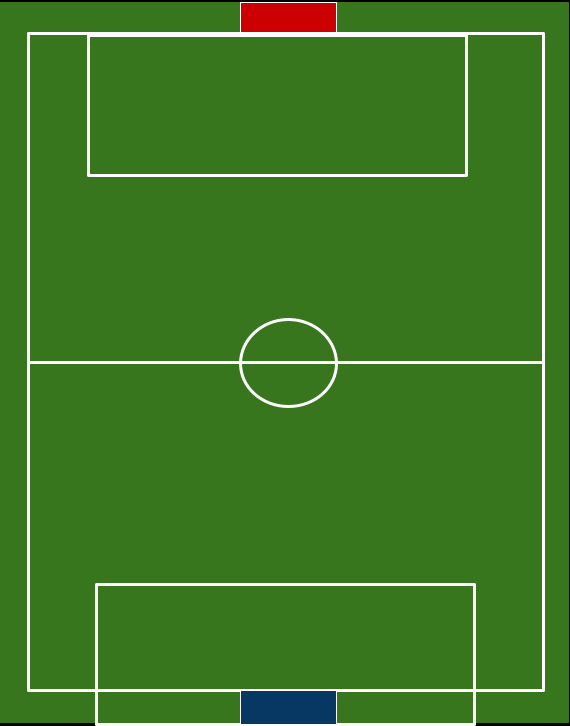
#> input picture AI2_Assignment1_T3_2021.png, 570 x 726 px, found by its file name
$ python Soccer.py
#> lines starting #> are read from the running program, lines starting #| are printed output that depends on the picture; long printed decimals are rounded
from PIL import Image
from IPython.display import display
import cv2
import random
import numpy as np


def sensingTheField():

    imported_Img = Image.open("C:/Users/Gaurav Arya/Desktop/Assignment 1/AI2_Assignment1_T3_2021.PNG")
#> imported_Img is the input picture: PIL image 570x726 RGBA; mean R, G, B, A 63.6, 121.1, 37.5, 255
    pixels = imported_Img.load()
    s = imported_Img.size
#> s = (570, 726)

    verLine = 2
    lastEnding = 0
    i=0
    starting = 0
    ending = 0
    halfStarting = 0
    halfEnding = 0
    while(i<s[0]):
        if(pixels[i,50]==(255,255,255,255)):

            verLine = verLine -1

            j= i

            while(pixels[j,50]==(255,255,255,255)):
                j=j+1
            lastEnding =j-1
            if(verLine == 1):
                halfStarting = lastEnding + 1
            elif(verLine == 0):
                starting = lastEnding + 1
            elif(verLine == -1):
                ending = i-1
            elif(verLine == -2):
                halfEnding = i-1


            i = lastEnding

        i=i+1
#> after the loop, ending = 464; halfEnding = 541; halfStarting = 30; i = 570; j = 545; lastEnding = 544; starting = 90; verLine = -2


    verLine = 1
    lastEnding = 0
    i=0
    starting1 = 0
    ending1 = 0
    halfStarting1 = 0
    halfEnding1 = 0
    while(i<s[1]):
        if(pixels[100,i]==(255,255,255,255)):

            verLine = verLine -1

            j= i

            while(j<s[1] and pixels[100,j]==(255,255,255,255)):
                j=j+1
            lastEnding =j-1
            if(verLine == 0):
                starting1 = lastEnding + 1
            elif(verLine == -1):
                ending1 = i-1
                halfStarting1 = lastEnding + 1
            elif(verLine == -2):
                halfEnding1 = i - 1


            i = lastEnding

        i=i+1
#> after the loop, ending1 = 173; halfEnding1 = 360; halfStarting1 = 177; i = 726; j = 726; lastEnding = 725; starting1 = 37; verLine = -5

    return (starting,starting1,ending,ending1,halfStarting,halfStarting1,halfEnding,halfEnding1)

def markingPlayers(starting,starting1,ending,ending1,halfStarting,halfStarting1,halfEnding,halfEnding1):

    image = cv2.imread("C:/Users/Gaurav Arya/Desktop/Assignment 1/AI2_Assignment1_T3_2021.PNG")

    center_coordinates = (120, 50)
    radius = 20
    color = (255, 0, 0)
    thickness = -1

    B1 = (random.randint(starting+20,ending-20),random.randint(starting1+20,ending1-20))
    R1 = (random.randint(starting+20,ending-20),random.randint(starting1+20,ending1-20))
    while(True):
        point1 = np.array(R1)
        point2 = np.array(B1)
        dist1 = np.linalg.norm(point1 - point2)
        if(dist1>2*radius):
            break
        R1 = (random.randint(starting+20,ending-20),random.randint(starting1+20,ending1-20))

    image = cv2.circle(image,B1, radius, (255, 0, 0), thickness)
    image = cv2.putText(image, "B1", (B1[0]-14,B1[1]+10), cv2.FONT_HERSHEY_TRIPLEX, 0.8, (255,255,255), 1, cv2.LINE_AA)

    image = cv2.circle(image,R1 , radius, (0,0,255), thickness)
    image = cv2.putText(image, "R1", (R1[0]-14,R1[1]+10), cv2.FONT_HERSHEY_TRIPLEX, 0.8, (255,255,255), 1, cv2.LINE_AA)


    B2 = (random.randint(halfStarting+20,halfEnding-20),random.randint(halfStarting1+20,halfEnding1-20))
    R2 = (random.randint(halfStarting+20,halfEnding-20),random.randint(halfStarting1+20,halfEnding1-20))
    while(True):
        point1 = np.array(R2)
        point2 = np.array(B2)
        dist1 = np.linalg.norm(point1 - point2)
        if(dist1>2*radius):
            break
        R2 = (random.randint(halfStarting+20,halfEnding-20),random.randint(halfStarting1+20,halfEnding1-20))
    image = cv2.circle(image, B2 , radius, (255, 0, 0), thickness)
    image = cv2.putText(image, "B2", (B2[0]-14,B2[1]+10), cv2.FONT_HERSHEY_TRIPLEX, 0.8, (255,255,255), 1, cv2.LINE_AA)
    image = cv2.circle(image, R2, radius, (0,0,255), thickness)
    image = cv2.putText(image, "R2", (R2[0]-14,R2[1]+10), cv2.FONT_HERSHEY_TRIPLEX, 0.8, (255,255,255), 1, cv2.LINE_AA)

    B3 = (random.randint(halfStarting+20,halfEnding-20),random.randint(halfStarting1+20,halfEnding1-20))
    while(True):
        point1 = np.array(R2)
        point2 = np.array(B2)
        point3 = np.array(B3)
        dist1 = np.linalg.norm(point1 - point3)
        dist2 = np.linalg.norm(point2 - point3)

        if(dist1>2*radius and dist2>2*radius):
            break
        B3 = (random.randint(halfStarting+20,halfEnding-20),random.randint(halfStarting1+20,halfEnding1-20))

    R3 = (random.randint(halfStarting+20,halfEnding-20),random.randint(halfStarting1+20,halfEnding1-20))
    while(True):
        point1 = np.array(R2)
        point2 = np.array(B3)
        point3 = np.array(B2)
        point4 = np.array(R3)
        dist1 = np.linalg.norm(point1 - point4)
        dist2 = np.linalg.norm(point2 - point4)
        dist3 = np.linalg.norm(point3 - point4)
        if(dist1>2*radius and dist2>2*radius and dist3>2*radius):
            break
        R3 = (random.randint(halfStarting+20,halfEnding-20),random.randint(halfStarting1+20,halfEnding1-20))
    image = cv2.circle(image, B3, radius, (255, 0, 0), thickness)
    image = cv2.putText(image, "B3", (B3[0]-14,B3[1]+10), cv2.FONT_HERSHEY_TRIPLEX, 0.8, (255,255,255), 1, cv2.LINE_AA)
    image = cv2.circle(image, R3, radius, (0,0,255), thickness)
    image = cv2.putText(image, "R3", (R3[0]-14,R3[1]+10), cv2.FONT_HERSHEY_TRIPLEX, 0.8, (255,255,255), 1, cv2.LINE_AA)

    B4 = (285, 395)
    image = cv2.circle(image, B4, radius, (255, 0, 0), thickness)
    image = cv2.putText(image, "B4", (B4[0]-14,B4[1]+10), cv2.FONT_HERSHEY_TRIPLEX, 0.8, (255,255,255), 1, cv2.LINE_AA)
    return (B1,B2,B3,B4,R1,R2,R3,image)

def AllPathComputation(weights,allPossiblePoints,Goal,B4):

    Current = B4
    point = np.array(Current)
    matrixDistance = []
    comparePoints = [[B1,True],[B2,True],[B3,True],[B4,False],[Goal,False]]
    oppositePlayers = [R1,R2,R3]
    closestRedDistance = []
    goalDistances = []

    for i in comparePoints:
        if(i[1]):
            pointTemp = np.array(i[0])
            dist = np.linalg.norm(point-pointTemp)
            matrixDistance.append([dist,i[0]])

            d = np.linalg.norm(pointTemp-np.array(Goal)) + 1
            goalDistances.append([d,i[0]])

            minDistance = 999999999
            for j in oppositePlayers:
                pointRed = np.array(j)
                redDistance = np.linalg.norm(pointTemp-pointRed)
                if(redDistance<minDistance):
                    minDistance=redDistance
            closestRedDistance.append([1/minDistance,i[0]])

    normalizedDistance = getNormalized(matrixDistance)
    normalizedOppDistance = getNormalized(closestRedDistance)
    normalizedGoalDistance = getNormalized(goalDistances)

    combineNormalizedDistance = combine(weights[0],normalizedDistance,weights[1],normalizedOppDistance,weights[2],normalizedGoalDistance)

    Visted = []
    Visted.append(B4)
    for k in combineNormalizedDistance:
        Utility = k[0]
        n = k[1]
        Visted.append(n)
        recursiveAllPathComputation(Visted,Utility,Goal,allPossiblePoints,oppositePlayers)
        Visted.pop(len(Visted)-1)

    return

def recursiveAllPathComputation(Visited,Utility,Goal,allPossiblePoints,oppositePlayers):
    if(Visited[len(Visited)-1]==Goal):
        xx = []
        for i in Visited:
            xx.append(i)
        xx.append(Utility)
        allPath.append(xx)
        return
    else:

        curr = Visited[len(Visited)-1]
        point = np.array(curr)
        matrixDistance = []
        closestRedDistance = []
        goalDistances =[]

        for i in allPossiblePoints:
            if(i not in Visited):
                pointTemp = np.array(i)
                dist = np.linalg.norm(point-pointTemp)
                matrixDistance.append([dist,i])

                d = np.linalg.norm(pointTemp-np.array(Goal)) + 1
                goalDistances.append([d,i])
                minDistance = 999999999
                for j in oppositePlayers:
                    pointRed = np.array(j)
                    redDistance = np.linalg.norm(pointTemp-pointRed)
                    if(redDistance<minDistance):
                        minDistance=redDistance
                closestRedDistance.append([1/minDistance,i])

        normalizedDistanceBestPath = getNormalized(matrixDistance)
        normalizedOppDistanceBestPath = getNormalized(closestRedDistance)
        normalizedGoalDistanceBestPath = getNormalized(goalDistances)
        combineNormalizedDistanceBestPath = combine(Distance,normalizedDistanceBestPath,nearRedPlayerDistance,normalizedOppDistanceBestPath,GoalDistance,normalizedGoalDistanceBestPath)

        for i in combineNormalizedDistanceBestPath:
            Visited.append(i[1])
            Utility = Utility + i[0]
            recursiveAllPathComputation(Visited,Utility,Goal,allPossiblePoints,oppositePlayers)
            Visited.pop(len(Visited)-1)
            Utility = Utility - i[0]

        return

def getNormalized(Matrix):

    maxDistance = -1
    for i in Matrix:
        if(maxDistance<i[0]):
            maxDistance = i[0]

    for i in Matrix:
        i[0]= i[0]/maxDistance

    return Matrix

def combine(Distance,normalizedDistance,nearRedPlayerDistance,normalizedOppDistance,GoalDistance,normalizedGoalDistance):
    combinedDistance =[]
    for i in range(0,len(normalizedDistance)):
        combinedDistance.append((-1*(normalizedDistance[i][0]*Distance + normalizedOppDistance[i][0]*nearRedPlayerDistance + normalizedGoalDistance[i][0]*GoalDistance),normalizedDistance[i][1]))
    return combinedDistance

def identifyingTop2Paths(Allpaths):
    bestPathindex = 0
    Utility_bestPathindex = -9999999
    best2ndPathindex = 0
    Utility_best2ndPathindex = -999999

    for i in range(0,len(Allpaths)):
        u = Allpaths[i][len(Allpaths[i])-1]
        if(u>Utility_bestPathindex):
            Utility_best2ndPathindex = Utility_bestPathindex
            best2ndPathindex =  bestPathindex
            Utility_bestPathindex =  u
            bestPathindex = i
        elif(u>Utility_best2ndPathindex):
            Utility_best2ndPathindex = u
            best2ndPathindex =  i

    return (bestPathindex,Utility_bestPathindex,best2ndPathindex,Utility_best2ndPathindex)

(starting,starting1,ending,ending1,halfStarting,halfStarting1,halfEnding,halfEnding1) = sensingTheField()
#> starting = 90; starting1 = 37; ending = 464; ending1 = 173; halfStarting = 30; halfStarting1 = 177; halfEnding = 541; halfEnding1 = 360
(B1,B2,B3,B4,R1,R2,R3,image_withoutBall) = markingPlayers(starting,starting1,ending,ending1,halfStarting,halfStarting1,halfEnding,halfEnding1)
#> in markingPlayers, `B1 = (random.randint(starting+20,ending-20),random.randint(starting1+2..`: B1 = (307, 110)
#> in markingPlayers, `R1 = (random.randint(starting+20,ending-20),random.randint(starting1+2..`: R1 = (130, 90)
#> the loop in markingPlayers, `while(True):` made 1 pass
#> (point1, point2, dist1) on pass 1: ([130, 90], [307, 110], 178.1)
#> in markingPlayers, `B2 = (random.randint(halfStarting+20,halfEnding-20),random.randint(hal..`: B2 = (311, 321)
#> in markingPlayers, `R2 = (random.randint(halfStarting+20,halfEnding-20),random.randint(hal..`: R2 = (257, 274)
#> the loop in markingPlayers, `while(True):` made 1 pass
#> (point1, point2, dist1) on pass 1: ([257, 274], [311, 321], 71.59)
#> in markingPlayers, `B3 = (random.randint(halfStarting+20,halfEnding-20),random.randint(hal..`: B3 = (294, 288)
#> the loop in markingPlayers, `while(True):` made 2 passes
#> (point1, point2, point3, dist1, dist2, B3) on pass 1: ([257, 274], [311, 321], [294, 288], 39.56, 37.12, (348, 252))
#> (point1, point2, point3, dist1, dist2) on pass 2: ([257, 274], [311, 321], [348, 252], 93.62, 78.29)
#> in markingPlayers, `R3 = (random.randint(halfStarting+20,halfEnding-20),random.randint(hal..`: R3 = (308, 232)
#> the loop in markingPlayers, `while(True):` made 1 pass
#> (point1, point2, point3, point4, dist1, dist2, dist3) on pass 1: ([257, 274], [348, 252], [311, 321], [308, 232], 66.07, 44.72, 89.05)
#> in markingPlayers, `image = cv2.putText(image, "B4", (B4[0]-14,B4[1]+10), cv2.FONT_HERSHEY..`:
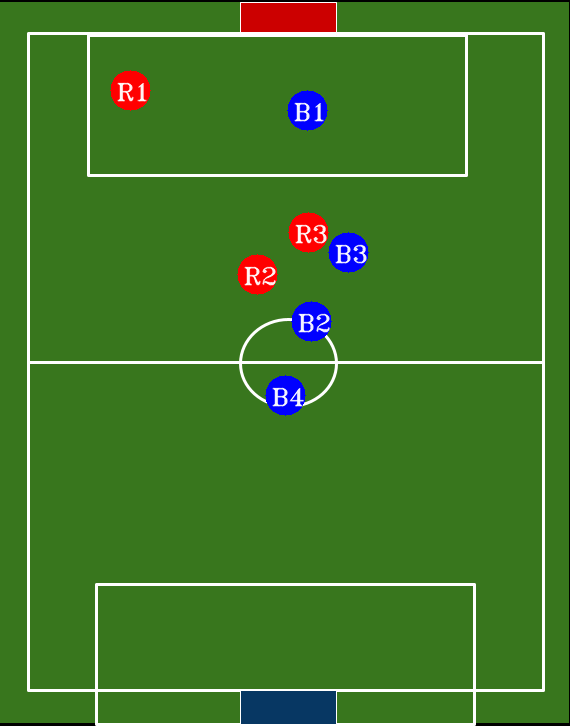
#> image: shape (726, 570, 3); mean B, G, R 40.2, 119.4, 65.2
#> B1 = (307, 110); B2 = (311, 321); B3 = (348, 252); B4 = (285, 395); R1 = (130, 90); R2 = (257, 274); R3 = (308, 232)
filename = 'C:/Users/Gaurav Arya/Desktop/AI2/Image_withoutBall.PNG'
cv2.imwrite(filename, image_withoutBall)

Goal = (285,10)
Ball = (285, 363)


Distance = 0.5
nearRedPlayerDistance = 0.4
GoalDistance = 0.1

pointDict = {B1:"B1",B2:"B2",B3:"B3",B4:"B4",Goal:"Goal"}
#> pointDict = {(307, 110): 'B1', (311, 321): 'B2', (348, 252): 'B3', (285, 395): 'B4', (285, 10): 'Goal'}


allPath =[]
AllPathComputation((Distance,nearRedPlayerDistance,GoalDistance),(B1,B2,B3,B4,Goal),Goal,B4)
#> in AllPathComputation, `Current = B4`: Current = (285, 395)
#> in AllPathComputation, `point = np.array(Current)`: point = [285, 395]
#> in AllPathComputation, `comparePoints = [[B1,True],[B2,True],[B3,True],[B4,False],[Goal,False]]`: comparePoints = [[(307, 110), True], [(311, 321), True], [(348, 252), True], [(285, 395), False], [(285, 10), False]]
#> in AllPathComputation, `oppositePlayers = [R1,R2,R3]`: oppositePlayers = [(130, 90), (257, 274), (308, 232)]
#> the loop in AllPathComputation, `for i in comparePoints:` made 5 passes
#> (pointTemp, dist, d) on passes 1 to 3: ([307, 110], 285.8, 103.4), ([311, 321], 78.43, 313.1), ([348, 252], 156.3, 251.1)
#> after the loop in AllPathComputation, `for i in comparePoints:`: closestRedDistance = [[0.0082, (307, 110)], [0.014, (311, 321)], [0.0224, (348, 252)]]; goalDistances = [[103.4, (307, 110)], [313.1, (311, 321)], [251.1, (348, 252)]]; matrixDistance = [[285.8, (307, 110)], [78.43, (311, 321)], [156.3, (348, 252)]]
#> the loop in getNormalized, `for i in Matrix:` made 3 passes
#> maxDistance on pass 1: 285.8
#> after the loop in getNormalized, `for i in Matrix:`: maxDistance = 285.8
#> the loop in getNormalized, `for i in Matrix:` made 3 passes
#> in AllPathComputation, `normalizedDistance = getNormalized(matrixDistance)`: normalizedDistance = [[1, (307, 110)], [0.274, (311, 321)], [0.547, (348, 252)]]
#> the loop in getNormalized (call 2), `for i in Matrix:` made 3 passes
#> maxDistance on passes 1 to 3: 0.0082, 0.014, 0.0224
#> the loop in getNormalized (call 2), `for i in Matrix:` made 3 passes
#> in AllPathComputation, `normalizedOppDistance = getNormalized(closestRedDistance)`: normalizedOppDistance = [[0.367, (307, 110)], [0.625, (311, 321)], [1, (348, 252)]]
#> in AllPathComputation, `normalizedGoalDistance = getNormalized(goalDistances)`: normalizedGoalDistance = [[0.33, (307, 110)], [1, (311, 321)], [0.802, (348, 252)]]
#> the loop in combine, `for i in range(0,len(normalizedDistance)):` made 3 passes
#> after the loop in combine, `for i in range(0,len(normalizedDistance)):`: combinedDistance = [(-0.68, (307, 110)), (-0.487, (311, 321)), (-0.754, (348, 252))]
#> in AllPathComputation, `combineNormalizedDistance = combine(weights[0],normalizedDistance,weig..`: combineNormalizedDistance has the same summary as combinedDistance in combine
#> the loop in AllPathComputation, `for k in combineNormalizedDistance:` made 3 passes
#> (Utility, n) on passes 1 to 3: (-0.68, (307, 110)), (-0.487, (311, 321)), (-0.754, (348, 252))
#> after the loop in AllPathComputation, `for k in combineNormalizedDistance:`: Visted = [(285, 395)]

# [4 lines of commented-out code are left out]

(bestPathindex,Utility_bestPathindex,best2ndPathindex,Utility_best2ndPathindex) = identifyingTop2Paths(allPath)
#> the loop in identifyingTop2Paths, `for i in range(0,len(Allpaths)):` made 15 passes
#> (u, Utility_best2ndPathindex, best2ndPathindex, Utility_bestPathindex) on passes 1, 2, 5: (-3.15, -9999999, 0, -3.15), (-2.13, -3.15, 0, -2.13), (-1.03, -2.13, 1, -1.03)
#> (u, Utility_best2ndPathindex, best2ndPathindex) on passes 4, 7, 10: (-2.17, -2.17, 3), (-1.46, -1.46, 6), (-1.09, -1.09, 9)
#> after the loop in identifyingTop2Paths, `for i in range(0,len(Allpaths)):`: Utility_best2ndPathindex = -1.09; Utility_bestPathindex = -1.03; best2ndPathindex = 9; bestPathindex = 4
#> bestPathindex = 4; Utility_bestPathindex = -1.03; best2ndPathindex = 9; Utility_best2ndPathindex = -1.09
print("\n2nd - Best Path")
for i in range(0,len(allPath[best2ndPathindex])-1):
    if(i==len(allPath[best2ndPathindex])-2):
        print(pointDict[allPath[best2ndPathindex][i]],end ="    ")
    else:
        print(pointDict[allPath[best2ndPathindex][i]],"-->",end =" ")
#> this loop made 3 passes
#| B4 -->
#| B2 -->
#| Goal
print("Utility = ",Utility_best2ndPathindex)
#| Utility =  -1.090

print("Best Path")
for i in range(0,len(allPath[bestPathindex])-1):
    if(i==len(allPath[bestPathindex])-2):
        print(pointDict[allPath[bestPathindex][i]],end ="    ")
    else:
        print(pointDict[allPath[bestPathindex][i]],"-->",end =" ")
print("Utility = ",Utility_bestPathindex)
#| Utility =  -1.025


Passes =[]
font = cv2.FONT_HERSHEY_TRIPLEX
org = (230, 500)
fontScale = 1
color = (0,140,255)
thickness = 2

# Displaying

image_b4 = cv2.circle(image_withoutBall, Ball , 10, (0,0,0), -1)
cv2.imshow('image',image_b4)
cv2.waitKey(0)
cv2.destroyAllWindows()


passNumber = 1
Current = allPath[bestPathindex][0]
#> Current = (285, 395)
Next = allPath[bestPathindex][1]
#> Next = (307, 110)
Passes.append((Current,Next))
text = "Pass :" + str(passNumber)
imageTemp = cv2.line(image_b4, Current, Next, (0,0,0), 1)
imageTemp = cv2.putText(imageTemp, text, org, font, fontScale, color, thickness, cv2.LINE_AA)
cv2.imshow('image',imageTemp)
cv2.waitKey(0)
cv2.destroyAllWindows()

imageTemp = cv2.imread("C:/Users/Gaurav Arya/Desktop/AI2/Image_withoutBall.PNG")
imageTemp = cv2.line(imageTemp, Current, Next, (0,0,0), 1)
imageTemp = cv2.circle(imageTemp, (Next[0],Next[1]-30) , 10, (0,0,0), -1)
cv2.imshow('image',imageTemp)
cv2.waitKey(0)
cv2.destroyAllWindows()

for i in range(1,len(allPath[bestPathindex])-2):
    Current = allPath[bestPathindex][i]
#> Current = (307, 110)
    Next = allPath[bestPathindex][i+1]
#> Next = (285, 10)

    if(Next != Goal):
        passNumber = passNumber +1
        text = "Pass :" + str(passNumber)
    else:
        text = "Goal !!"


    Passes.append((Current,Next))
    for i in Passes:
        imageTemp = cv2.line(imageTemp, i[0], i[1], (0,0,0), 1)
#> this loop made 2 passes
#> i on passes 1 to 2: ((285, 395), (307, 110)), ((307, 110), (285, 10))
    imageTemp = cv2.putText(imageTemp, text, org, font, fontScale, color, thickness, cv2.LINE_AA)
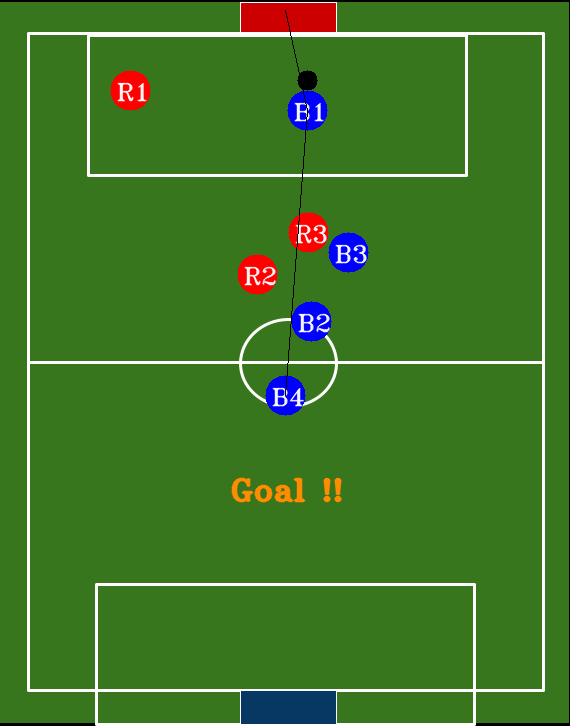
#> imageTemp: shape (726, 570, 3); mean B, G, R 40.1, 119.3, 65.6
    cv2.imshow('image',imageTemp)
    cv2.waitKey(0)
    cv2.destroyAllWindows()

    if(Next==Goal):
        constant = 15
    else:
        constant = -30
    imageTemp = cv2.imread("C:/Users/Gaurav Arya/Desktop/AI2/Image_withoutBall.PNG")
    for i in Passes:
        imageTemp = cv2.line(imageTemp, i[0], i[1], (0,0,0), 1)
    imageTemp = cv2.circle(imageTemp, (Next[0],Next[1]+constant) , 10, (0,0,0), -1)
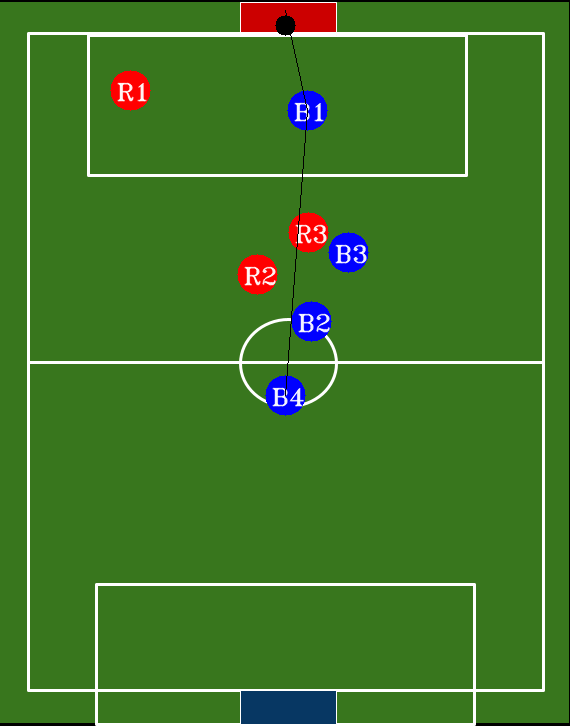
#> imageTemp: shape (726, 570, 3); mean B, G, R 40.1, 119.3, 64.9
    cv2.imshow('image',imageTemp)
    cv2.waitKey(0)
    cv2.destroyAllWindows()
